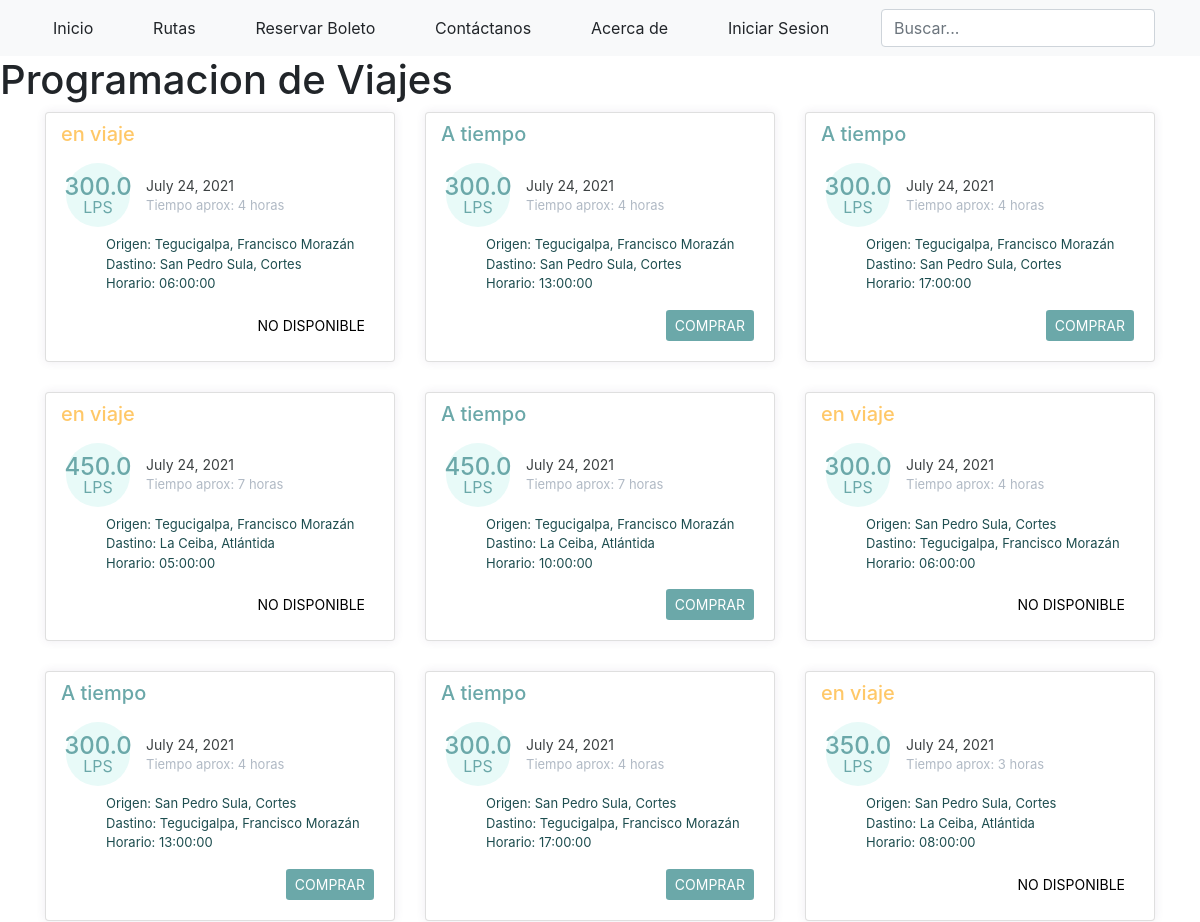
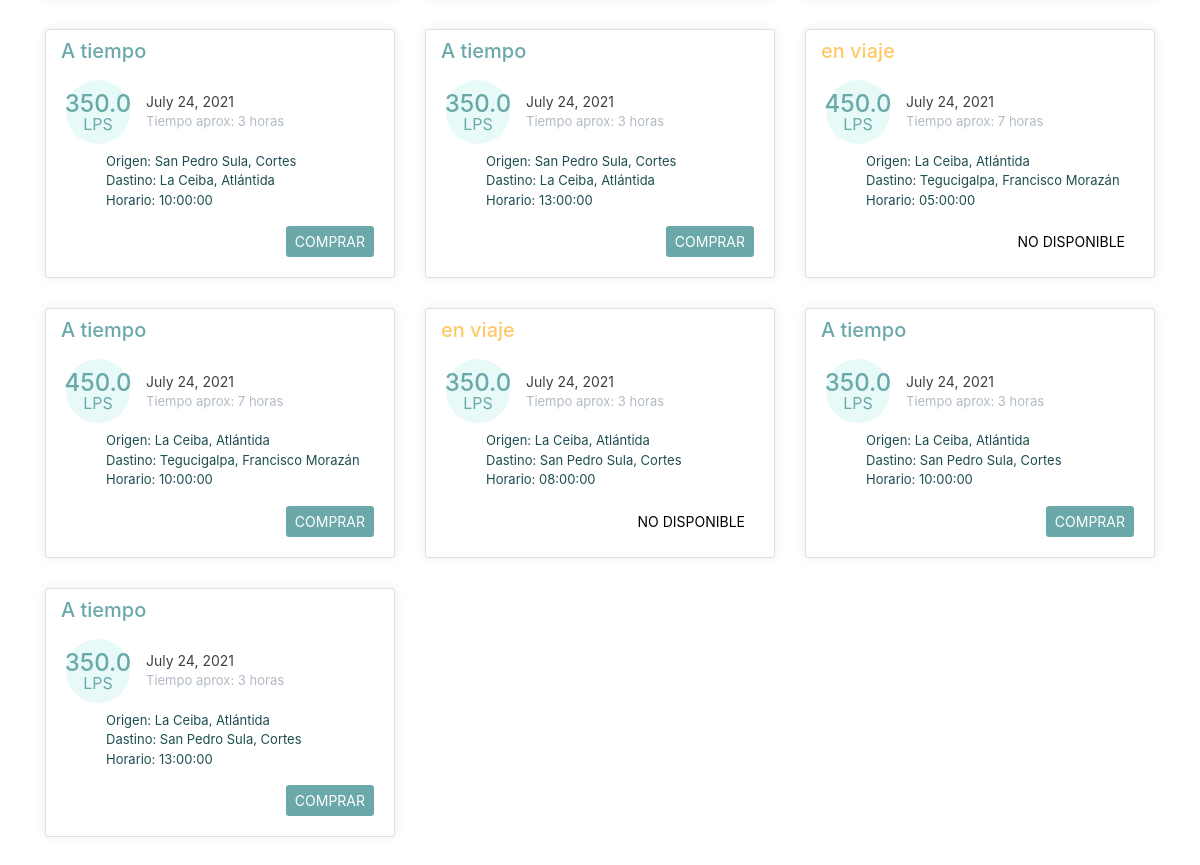
The app's page /transportAgency/ with its own data (2 pictures, top to bottom).
### app_transportAgency/models.py (models this page shows, shortened)
class TripScheduling(models.Model):
    STATE = {
       ('1', 'A tiempo'),
       ('2', 'en viaje'),
       ('3', 'finalizado'),
       ('4', 'cancelado'),
   }
    date_trip = models.DateField(auto_now_add=True)
    state     = models.CharField(max_length=1, choices=STATE)
    routes    = models.ForeignKey(Route,  on_delete=models.PROTECT, blank=True, null=True)

class Route(models.Model):
    origin     = models.ForeignKey(City, related_name="origin_city", on_delete=models.CASCADE)
    destiny    = models.ForeignKey(City, related_name="destiny_city", on_delete=models.CASCADE)
    route_time = models.IntegerField()
    precio     = models.FloatField()
    schedule   = models.ForeignKey(Schedule, on_delete=models.CASCADE, blank=True, null=True)
    bus        = models.ForeignKey(Bus, on_delete=models.PROTECT, blank=True, null=True)

class City(models.Model):
    name_city = models.CharField(max_length=70)
    def __str__(self):
        return self.name_city
    class Meta:
        verbose_name_plural = 'Cities'

class Schedule(models.Model):
    route_schedule = models.TimeField()
    def __str__(self):
        return f'{self.route_schedule}'

### app_transportAgency/views.py (the view, shortened to what this page needs)
# urls.py: path('', views.travels, name="travels_view" ),
def travels(request):
    time_today = datetime.now()
    travels = TripScheduling.objects.filter(date_trip=time_today) # fecha y hora local
    year = time_today.year
    month =time_today.month
    day = time_today.day
    hour = time_today.hour
    minute = time_today.minute
    if travels :
        for t in travels:
            time_route = t.routes.schedule.route_schedule
            t1 = dt.datetime.strptime(str(time_route), '%H:%M:%S')
            t2 = dt.datetime.strptime(str(time(hour=t.routes.route_time)), '%H:%M:%S')
            time_zero = dt.datetime.strptime('00:00:00', '%H:%M:%S')
            tiempo_aproximado = (t1 - time_zero + t2).time()
            t3 = dt.datetime(year, month, day) + dt.timedelta(hours=tiempo_aproximado.hour, minutes=tiempo_aproximado.minute, seconds=0)
            t4 = dt.datetime(year, month, day) + dt.timedelta(hours=hour, minutes=minute, seconds=0)
            if time_route <= time_today.time() and t.state == "1" :
                t.state  = "2"
                t.save()
            elif t4 >= t3 and t.state == "2":
                t.state  = "3"
                t.save()
        travels = TripScheduling.objects.filter(Q(date_trip=time_today) | Q(state="2")).order_by('routes')
        ctx = {'travels': travels}
        return render(request, 'transportAgency/travels.html', ctx)

### app_transportAgency/templates/transportAgency/travels.html (shortened to what this page needs)
{% extends "base.html" %}
{% load static %}
{% block css %}
<link href="{% static 'transportAgency/css/card.css' %}" rel="stylesheet">
{% endblock %}
{% block container %}
<div>
    <h1>Programacion de Viajes</h1>
    <div class="container">
        <div class="row">
            {% for t in travels  %}
                <div class="col-lg-4">
                    <div class="card card-margin">
                        <div class="card-header no-border">
                            {% if t.state == "1" %}
                                <h5 class="card-title-success">{{t.get_state_display}}</h5>
                            {% elif t.state == "2" %}
                                    <h5 class="card-title-warning">{{t.get_state_display}}</h5>
                            {% else %}
                                    <h5 class="card-title-danger">{{t.get_state_display}}</h5>
                            {% endif %}
                        </div>
                        <div class="card-body pt-0">
                            <div class="widget-49">
                                <div class="widget-49-title-wrapper">
                                    <div class="widget-49-date-success">
                                        <span class="widget-49-date-day">{{t.routes.precio}}</span>
                                        <span class="widget-49-date-month">Lps</span>
                                    </div>
                                    <div class="widget-49-meeting-info">
                                        <span class="widget-49-pro-title">{{t.date_trip}}</span>
                                        <span class="widget-49-meeting-time">Tiempo aprox: {{t.routes.route_time}} horas</span>
                                    </div>
                                </div>
                                <ol class="widget-49-meeting-points">
                                    <li class="widget-49-meeting-item"><span>Origen: {{t.routes.origin}}</span></li>
                                    <li class="widget-49-meeting-item"><span>Dastino: {{t.routes.destiny}}</span></li>
                                    <li class="widget-49-meeting-item"><span>Horario: {{t.routes.schedule}}</span></li>
                                </ol>
                                <div class="widget-49-meeting-action">
                                     {% if t.state == "1" %}
                                        <a href="#" class="btn btn-sm btn-buy">Comprar</a>
                                    {% elif t.state == "2" %}
                                        <a href="#" class="btn btn-sm btn-nobuy">No disponible</a>
                                    {% else %}
                                        <a href="#" class="btn btn-sm btn-nobuy">No disponible</a>
                                    {% endif %}
                                </div>
                            </div>
                        </div>
                    </div>
                </div>
            {% endfor %}
        </div>
        {% block js %}
        <link href="https://cdn.jsdelivr.net/npm/bootstrap@4.4.1/dist/css/bootstrap.min.css" rel="stylesheet">
        {% endblock %}
</div>
{% endblock %}

### global_templates/base.html (shortened to what this page needs)
{% load static %}
<!DOCTYPE html>
<html lang="en">
<head>
    <link href="https://cdn.jsdelivr.net/npm/bootstrap@5.0.2/dist/css/bootstrap.min.css" rel="stylesheet">
    {% block css %}{% endblock %}
</head>
<body>
    <nav class="navbar navbar-light bg-light justify-content-center">
        <div class="container">
            <a href="{% url 'transportAgency:travels_view' %}" class="nav-link px-2 link-dark">Inicio</a>
            <a href="{% url 'transportAgency:travels_view' %}" class="nav-link px-2 link-dark">Rutas</a>
            <a href="{% url 'transportAgency:ticket_view' %}" class="nav-link px-2 link-dark">Reservar Boleto</a>
            <a href="#" class="nav-link px-2 link-dark">Contáctanos</a>
            <a href="#" class="nav-link px-2 link-dark">Acerca de</a>
            {% if not request.user.is_authenticated %}
            <a href="{% url 'login_view' %}" class="nav-link px-2 link-dark"> Iniciar Sesion</a>
            {% endif %}
            <form class="d-flex">
                <input type="search" class="form-control form-control-dark " placeholder="Buscar..."
                    aria-label="Search">
            </form>
        </div>
      </nav>
    {% block container %}{% endblock %}
    {% block js %}{% endblock %}
</body>
</html>

### app_transportAgency/static/transportAgency/css/card.css (style rules this page uses)
body { background: #F4F7FD; margin-top:20px; }
.card-margin { margin-bottom: 1.875rem; }
.card { border: 0; box-shadow: 0px 0px 10px 0px rgba(82, 63, 105, 0.1); -webkit-box-shadow: 0px 0px 10px 0px rgba(82, 63, 105, 0.1); -moz-box-shadow: 0px 0px 10px 0px rgba(82, 63, 105, 0.1); -ms-box-shadow: 0px 0px 10px 0px rgba(82, 63, 105, 0.1); }
.card { position: relative; display: flex; flex-direction: column; min-width: 0; word-wrap: break-word; background-color: #ffffff; background-clip: border-box; border: 1px solid #e6e4e9; border-radius: 8px; }
.card .card-header.no-border { border: 0; }
.card .card-header { background: none; padding: 0 0.9375rem; font-weight: 500; display: flex; align-items: center; min-height: 50px; }
.card-header:first-child { border-radius: calc(8px - 1px) calc(8px - 1px) 0 0; }
.widget-49 .widget-49-title-wrapper { display: flex; align-items: center; }
.widget-49 .widget-49-title-wrapper .widget-49-date-success { display: flex; align-items: center; justify-content: center; flex-direction: column; background-color: #e8faf8; width: 4rem; height: 4rem; border-radius: 50%; }
.widget-49 .widget-49-title-wrapper .widget-49-date-success .widget-49-date-day { color: rgb(107, 168, 169); font-weight: 500; font-size: 1.5rem; line-height: 1; }
.widget-49 .widget-49-title-wrapper .widget-49-date-success .widget-49-date-month { color: rgb(107, 168, 169); line-height: 1; font-size: 1rem; text-transform: uppercase; }
.card-title-success { color: rgb(107, 168, 169); }
.card-title-warning { color: #FFC868; }
.widget-49 .widget-49-title-wrapper .widget-49-meeting-info { display: flex; flex-direction: column; margin-left: 1rem; }
.widget-49 .widget-49-title-wrapper .widget-49-meeting-info .widget-49-pro-title { color: #3c4142; font-size: 14px; }
.widget-49 .widget-49-title-wrapper .widget-49-meeting-info .widget-49-meeting-time { color: #B1BAC5; font-size: 13px; }
.widget-49 .widget-49-meeting-points { font-weight: 400; font-size: 13px; margin-top: .5rem; }
.widget-49 .widget-49-meeting-points .widget-49-meeting-item { display: list-item; color: rgb(29, 77, 79); list-style: none; }
.widget-49 .widget-49-meeting-points .widget-49-meeting-item span { margin-left: .5rem; }
.widget-49 .widget-49-meeting-action { text-align: right; }
.widget-49 .widget-49-meeting-action a { text-transform: uppercase; }
.widget-49-meeting-action .btn-buy { background-color: rgb(107, 168, 169); color: white; }
.widget-49-meeting-action .btn-nobuy { background-color: WHITE; color: black; cursor:not-allowed; }

### records on screen
TripScheduling: state "en viaje", routes.precio "300.0", date_trip "July 24, 2021", routes.route_time "4", routes.origin "Tegucigalpa, Francisco Morazán", routes.destiny "San Pedro Sula, Cortes", routes.schedule "06:00:00", shows "NO DISPONIBLE"
TripScheduling: state "A tiempo", routes.precio "300.0", date_trip "July 24, 2021", routes.route_time "4", routes.origin "Tegucigalpa, Francisco Morazán", routes.destiny "San Pedro Sula, Cortes", routes.schedule "13:00:00", shows "COMPRAR"
TripScheduling: state "A tiempo", routes.precio "300.0", date_trip "July 24, 2021", routes.route_time "4", routes.origin "Tegucigalpa, Francisco Morazán", routes.destiny "San Pedro Sula, Cortes", routes.schedule "17:00:00", shows "COMPRAR"
TripScheduling: state "en viaje", routes.precio "450.0", date_trip "July 24, 2021", routes.route_time "7", routes.origin "Tegucigalpa, Francisco Morazán", routes.destiny "La Ceiba, Atlántida", routes.schedule "05:00:00", shows "NO DISPONIBLE"
TripScheduling: state "A tiempo", routes.precio "450.0", date_trip "July 24, 2021", routes.route_time "7", routes.origin "Tegucigalpa, Francisco Morazán", routes.destiny "La Ceiba, Atlántida", routes.schedule "10:00:00", shows "COMPRAR"
TripScheduling: state "en viaje", routes.precio "300.0", date_trip "July 24, 2021", routes.route_time "4", routes.origin "San Pedro Sula, Cortes", routes.destiny "Tegucigalpa, Francisco Morazán", routes.schedule "06:00:00", shows "NO DISPONIBLE"
TripScheduling: state "A tiempo", routes.precio "300.0", date_trip "July 24, 2021", routes.route_time "4", routes.origin "San Pedro Sula, Cortes", routes.destiny "Tegucigalpa, Francisco Morazán", routes.schedule "13:00:00", shows "COMPRAR"
TripScheduling: state "A tiempo", routes.precio "300.0", date_trip "July 24, 2021", routes.route_time "4", routes.origin "San Pedro Sula, Cortes", routes.destiny "Tegucigalpa, Francisco Morazán", routes.schedule "17:00:00", shows "COMPRAR"
TripScheduling: state "en viaje", routes.precio "350.0", date_trip "July 24, 2021", routes.route_time "3", routes.origin "San Pedro Sula, Cortes", routes.destiny "La Ceiba, Atlántida", routes.schedule "08:00:00", shows "NO DISPONIBLE"
TripScheduling: state "A tiempo", routes.precio "350.0", date_trip "July 24, 2021", routes.route_time "3", routes.origin "San Pedro Sula, Cortes", routes.destiny "La Ceiba, Atlántida", routes.schedule "10:00:00", shows "COMPRAR"
TripScheduling: state "A tiempo", routes.precio "350.0", date_trip "July 24, 2021", routes.route_time "3", routes.origin "San Pedro Sula, Cortes", routes.destiny "La Ceiba, Atlántida", routes.schedule "13:00:00", shows "COMPRAR"
TripScheduling: state "en viaje", routes.precio "450.0", date_trip "July 24, 2021", routes.route_time "7", routes.origin "La Ceiba, Atlántida", routes.destiny "Tegucigalpa, Francisco Morazán", routes.schedule "05:00:00", shows "NO DISPONIBLE"
TripScheduling: state "A tiempo", routes.precio "450.0", date_trip "July 24, 2021", routes.route_time "7", routes.origin "La Ceiba, Atlántida", routes.destiny "Tegucigalpa, Francisco Morazán", routes.schedule "10:00:00", shows "COMPRAR"
TripScheduling: state "en viaje", routes.precio "350.0", date_trip "July 24, 2021", routes.route_time "3", routes.origin "La Ceiba, Atlántida", routes.destiny "San Pedro Sula, Cortes", routes.schedule "08:00:00", shows "NO DISPONIBLE"
TripScheduling: state "A tiempo", routes.precio "350.0", date_trip "July 24, 2021", routes.route_time "3", routes.origin "La Ceiba, Atlántida", routes.destiny "San Pedro Sula, Cortes", routes.schedule "10:00:00", shows "COMPRAR"
TripScheduling: state "A tiempo", routes.precio "350.0", date_trip "July 24, 2021", routes.route_time "3", routes.origin "La Ceiba, Atlántida", routes.destiny "San Pedro Sula, Cortes", routes.schedule "13:00:00", shows "COMPRAR"
